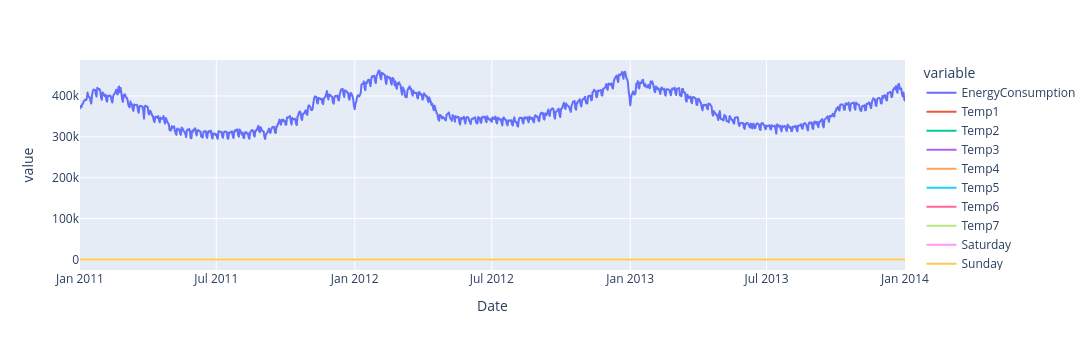

Notebook code cell kept with this figure:
### Markdown cell above
<h1 align="center"> Practice</h1>

#1. reading data (5%)

### Code cell
# start with this code
import pandas as pd
import numpy as np
from utils import InitExponentialSmoothing, build_forecast, plot_ts_forecast
from utils import qualityMAPE

import plotly.graph_objects as go
import plotly.express as px
from plotly.subplots import make_subplots
pd.options.plotting.backend = "plotly"
 	
df = pd.read_csv('https://raw.githubusercontent.com/aromanenko/ATSF/main/data/energy_consumption.csv', parse_dates=['Date'])
ts = df[df.id == 2].drop(columns='id').set_index('Date')['2011-01-01':'2014-01-01']

# # Put your code below
ts.plot().update_layout(height=350, width=1350).show()

### Figure 1 — Plotly figure (JSON) as saved in the notebook; plotly's stock layout.template omitted (floating-point values rounded to 4 significant figures; data arrays with more than 128 entries replaced by an {"elided": "..."} marker saying what was removed)
{"data": [{"hovertemplate": "variable=EnergyConsumption<br>Date=%{x}<br>value=%{y}<extra></extra>", "legendgroup": "EnergyConsumption", "line": {"color": "#636efa", "dash": "solid"}, "marker": {"symbol": "circle"}, "mode": "lines", "name": "EnergyConsumption", "showlegend": true, "type": "scattergl", "x": {"elided": "1097 str values"}, "xaxis": "x", "y": {"elided": "1097 float values"}, "yaxis": "y"}, {"hovertemplate": "variable=Temp1<br>Date=%{x}<br>value=%{y}<extra></extra>", "legendgroup": "Temp1", "line": {"color": "#EF553B", "dash": "solid"}, "marker": {"symbol": "circle"}, "mode": "lines", "name": "Temp1", "showlegend": true, "type": "scattergl", "x": {"elided": "1097 str values"}, "xaxis": "x", "y": {"elided": "1097 float values"}, "yaxis": "y"}, {"hovertemplate": "variable=Temp2<br>Date=%{x}<br>value=%{y}<extra></extra>", "legendgroup": "Temp2", "line": {"color": "#00cc96", "dash": "solid"}, "marker": {"symbol": "circle"}, "mode": "lines", "name": "Temp2", "showlegend": true, "type": "scattergl", "x": {"elided": "1097 str values"}, "xaxis": "x", "y": {"elided": "1097 float values"}, "yaxis": "y"}, {"hovertemplate": "variable=Temp3<br>Date=%{x}<br>value=%{y}<extra></extra>", "legendgroup": "Temp3", "line": {"color": "#ab63fa", "dash": "solid"}, "marker": {"symbol": "circle"}, "mode": "lines", "name": "Temp3", "showlegend": true, "type": "scattergl", "x": {"elided": "1097 str values"}, "xaxis": "x", "y": {"elided": "1097 float values"}, "yaxis": "y"}, {"hovertemplate": "variable=Temp4<br>Date=%{x}<br>value=%{y}<extra></extra>", "legendgroup": "Temp4", "line": {"color": "#FFA15A", "dash": "solid"}, "marker": {"symbol": "circle"}, "mode": "lines", "name": "Temp4", "showlegend": true, "type": "scattergl", "x": {"elided": "1097 str values"}, "xaxis": "x", "y": {"elided": "1097 float values"}, "yaxis": "y"}, {"hovertemplate": "variable=Temp5<br>Date=%{x}<br>value=%{y}<extra></extra>", "legendgroup": "Temp5", "line": {"color": "#19d3f3", "dash": "solid"}, "marker": {"symbol": "circle"}, "mode": "lines", "name": "Temp5", "showlegend": true, "type": "scattergl", "x": {"elided": "1097 str values"}, "xaxis": "x", "y": {"elided": "1097 float values"}, "yaxis": "y"}, {"hovertemplate": "variable=Temp6<br>Date=%{x}<br>value=%{y}<extra></extra>", "legendgroup": "Temp6", "line": {"color": "#FF6692", "dash": "solid"}, "marker": {"symbol": "circle"}, "mode": "lines", "name": "Temp6", "showlegend": true, "type": "scattergl", "x": {"elided": "1097 str values"}, "xaxis": "x", "y": {"elided": "1097 float values"}, "yaxis": "y"}, {"hovertemplate": "variable=Temp7<br>Date=%{x}<br>value=%{y}<extra></extra>", "legendgroup": "Temp7", "line": {"color": "#B6E880", "dash": "solid"}, "marker": {"symbol": "circle"}, "mode": "lines", "name": "Temp7", "showlegend": true, "type": "scattergl", "x": {"elided": "1097 str values"}, "xaxis": "x", "y": {"elided": "1097 float values"}, "yaxis": "y"}, {"hovertemplate": "variable=Saturday<br>Date=%{x}<br>value=%{y}<extra></extra>", "legendgroup": "Saturday", "line": {"color": "#FF97FF", "dash": "solid"}, "marker": {"symbol": "circle"}, "mode": "lines", "name": "Saturday", "showlegend": true, "type": "scattergl", "x": {"elided": "1097 str values"}, "xaxis": "x", "y": {"elided": "1097 float values"}, "yaxis": "y"}, {"hovertemplate": "variable=Sunday<br>Date=%{x}<br>value=%{y}<extra></extra>", "legendgroup": "Sunday", "line": {"color": "#FECB52", "dash": "solid"}, "marker": {"symbol": "circle"}, "mode": "lines", "name": "Sunday", "showlegend": true, "type": "scattergl", "x": {"elided": "1097 str values"}, "xaxis": "x", "y": {"elided": "1097 float values"}, "yaxis": "y"}, {"hovertemplate": "variable=Temp1_South_Less<br>Date=%{x}<br>value=%{y}<extra></extra>", "legendgroup": "Temp1_South_Less", "line": {"color": "#636efa", "dash": "solid"}, "marker": {"symbol": "circle"}, "mode": "lines", "name": "Temp1_South_Less", "showlegend": true, "type": "scattergl", "x": {"elided": "1097 str values"}, "xaxis": "x", "y": {"elided": "1097 float values"}, "yaxis": "y"}, {"hovertemplate": "variable=Temp2_South_Less<br>Date=%{x}<br>value=%{y}<extra></extra>", "legendgroup": "Temp2_South_Less", "line": {"color": "#EF553B", "dash": "solid"}, "marker": {"symbol": "circle"}, "mode": "lines", "name": "Temp2_South_Less", "showlegend": true, "type": "scattergl", "x": {"elided": "1097 str values"}, "xaxis": "x", "y": {"elided": "1097 float values"}, "yaxis": "y"}, {"hovertemplate": "variable=Temp3_South_Less<br>Date=%{x}<br>value=%{y}<extra></extra>", "legendgroup": "Temp3_South_Less", "line": {"color": "#00cc96", "dash": "solid"}, "marker": {"symbol": "circle"}, "mode": "lines", "name": "Temp3_South_Less", "showlegend": true, "type": "scattergl", "x": {"elided": "1097 str values"}, "xaxis": "x", "y": {"elided": "1097 float values"}, "yaxis": "y"}, {"hovertemplate": "variable=Temp4_South_Less<br>Date=%{x}<br>value=%{y}<extra></extra>", "legendgroup": "Temp4_South_Less", "line": {"color": "#ab63fa", "dash": "solid"}, "marker": {"symbol": "circle"}, "mode": "lines", "name": "Temp4_South_Less", "showlegend": true, "type": "scattergl", "x": {"elided": "1097 str values"}, "xaxis": "x", "y": {"elided": "1097 float values"}, "yaxis": "y"}, {"hovertemplate": "variable=Temp1_South_Gr<br>Date=%{x}<br>value=%{y}<extra></extra>", "legendgroup": "Temp1_South_Gr", "line": {"color": "#FFA15A", "dash": "solid"}, "marker": {"symbol": "circle"}, "mode": "lines", "name": "Temp1_South_Gr", "showlegend": true, "type": "scattergl", "x": {"elided": "1097 str values"}, "xaxis": "x", "y": {"elided": "1097 float values"}, "yaxis": "y"}, {"hovertemplate": "variable=Temp2_South_Gr<br>Date=%{x}<br>value=%{y}<extra></extra>", "legendgroup": "Temp2_South_Gr", "line": {"color": "#19d3f3", "dash": "solid"}, "marker": {"symbol": "circle"}, "mode": "lines", "name": "Temp2_South_Gr", "showlegend": true, "type": "scattergl", "x": {"elided": "1097 str values"}, "xaxis": "x", "y": {"elided": "1097 float values"}, "yaxis": "y"}, {"hovertemplate": "variable=Temp3_South_Gr<br>Date=%{x}<br>value=%{y}<extra></extra>", "legendgroup": "Temp3_South_Gr", "line": {"color": "#FF6692", "dash": "solid"}, "marker": {"symbol": "circle"}, "mode": "lines", "name": "Temp3_South_Gr", "showlegend": true, "type": "scattergl", "x": {"elided": "1097 str values"}, "xaxis": "x", "y": {"elided": "1097 float values"}, "yaxis": "y"}, {"hovertemplate": "variable=Temp4_South_Gr<br>Date=%{x}<br>value=%{y}<extra></extra>", "legendgroup": "Temp4_South_Gr", "line": {"color": "#B6E880", "dash": "solid"}, "marker": {"symbol": "circle"}, "mode": "lines", "name": "Temp4_South_Gr", "showlegend": true, "type": "scattergl", "x": {"elided": "1097 str values"}, "xaxis": "x", "y": {"elided": "1097 float values"}, "yaxis": "y"}], "layout": {"height": 350, "legend": {"title": {"text": "variable"}, "tracegroupgap": 0}, "margin": {"t": 60}, "width": 1350, "xaxis": {"anchor": "y", "domain": [0, 1], "title": {"text": "Date"}}, "yaxis": {"anchor": "x", "domain": [0, 1], "title": {"text": "value"}}}}
